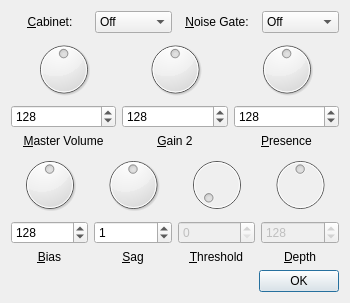
<?xml version="1.0" encoding="UTF-8"?>
<ui version="4.0">
 <class>Amp_Advanced</class>
 <widget class="QDialog" name="Amp_Advanced">
  <property name="geometry">
   <rect>
    <x>0</x>
    <y>0</y>
    <width>350</width>
    <height>303</height>
   </rect>
  </property>
  <property name="windowTitle">
   <string>Advanced Settings</string>
  </property>
  <layout class="QVBoxLayout" name="verticalLayout">
   <item>
    <layout class="QHBoxLayout" name="horizontalLayout_4">
     <item>
      <widget class="QLabel" name="label">
       <property name="text">
        <string>&amp;Cabinet:</string>
       </property>
       <property name="alignment">
        <set>Qt::AlignCenter</set>
       </property>
       <property name="buddy">
        <cstring>comboBox</cstring>
       </property>
      </widget>
     </item>
     <item>
      <widget class="QComboBox" name="comboBox">
       <property name="maxVisibleItems">
        <number>13</number>
       </property>
       <item>
        <property name="text">
         <string>Off</string>
        </property>
       </item>
       <item>
        <property name="text">
         <string>57DLX</string>
        </property>
       </item>
       <item>
        <property name="text">
         <string>BSSMN</string>
        </property>
       </item>
       <item>
        <property name="text">
         <string>65DLX</string>
        </property>
       </item>
       <item>
        <property name="text">
         <string>65PRN</string>
        </property>
       </item>
       <item>
        <property name="text">
         <string>CHAMP</string>
        </property>
       </item>
       <item>
        <property name="text">
         <string>4x12M</string>
        </property>
       </item>
       <item>
        <property name="text">
         <string>2x12C</string>
        </property>
       </item>
       <item>
        <property name="text">
         <string>4x12G</string>
        </property>
       </item>
       <item>
        <property name="text">
         <string>65TWN</string>
        </property>
       </item>
       <item>
        <property name="text">
         <string>4x12V</string>
        </property>
       </item>
       <item>
        <property name="text">
         <string>SS212</string>
        </property>
       </item>
       <item>
        <property name="text">
         <string>SS112</string>
        </property>
       </item>
      </widget>
     </item>
     <item>
      <widget class="QLabel" name="label_2">
       <property name="text">
        <string>&amp;Noise Gate:</string>
       </property>
       <property name="alignment">
        <set>Qt::AlignCenter</set>
       </property>
       <property name="buddy">
        <cstring>comboBox_2</cstring>
       </property>
      </widget>
     </item>
     <item>
      <widget class="QComboBox" name="comboBox_2">
       <item>
        <property name="text">
         <string>Off</string>
        </property>
       </item>
       <item>
        <property name="text">
         <string>Low</string>
        </property>
       </item>
       <item>
        <property name="text">
         <string>Mid</string>
        </property>
       </item>
       <item>
        <property name="text">
         <string>High</string>
        </property>
       </item>
       <item>
        <property name="text">
         <string>Super</string>
        </property>
       </item>
       <item>
        <property name="text">
         <string>Custom</string>
        </property>
       </item>
      </widget>
     </item>
    </layout>
   </item>
   <item>
    <layout class="QHBoxLayout" name="horizontalLayout">
     <item>
      <layout class="QVBoxLayout" name="verticalLayout_3">
       <item>
        <widget class="QDial" name="dial">
         <property name="maximum">
          <number>255</number>
         </property>
         <property name="value">
          <number>128</number>
         </property>
        </widget>
       </item>
       <item>
        <widget class="QSpinBox" name="spinBox">
         <property name="maximum">
          <number>255</number>
         </property>
         <property name="value">
          <number>128</number>
         </property>
        </widget>
       </item>
       <item>
        <widget class="QLabel" name="label_3">
         <property name="text">
          <string>&amp;Master Volume</string>
         </property>
         <property name="alignment">
          <set>Qt::AlignCenter</set>
         </property>
         <property name="buddy">
          <cstring>spinBox</cstring>
         </property>
        </widget>
       </item>
      </layout>
     </item>
     <item>
      <layout class="QVBoxLayout" name="verticalLayout_4">
       <item>
        <widget class="QDial" name="dial_2">
         <property name="maximum">
          <number>255</number>
         </property>
         <property name="value">
          <number>128</number>
         </property>
        </widget>
       </item>
       <item>
        <widget class="QSpinBox" name="spinBox_2">
         <property name="maximum">
          <number>255</number>
         </property>
         <property name="value">
          <number>128</number>
         </property>
        </widget>
       </item>
       <item>
        <widget class="QLabel" name="label_4">
         <property name="text">
          <string>&amp;Gain 2</string>
         </property>
         <property name="alignment">
          <set>Qt::AlignCenter</set>
         </property>
         <property name="buddy">
          <cstring>spinBox_2</cstring>
         </property>
        </widget>
       </item>
      </layout>
     </item>
     <item>
      <layout class="QVBoxLayout" name="verticalLayout_5">
       <item>
        <widget class="QDial" name="dial_3">
         <property name="maximum">
          <number>255</number>
         </property>
         <property name="value">
          <number>128</number>
         </property>
        </widget>
       </item>
       <item>
        <widget class="QSpinBox" name="spinBox_3">
         <property name="maximum">
          <number>255</number>
         </property>
         <property name="value">
          <number>128</number>
         </property>
        </widget>
       </item>
       <item>
        <widget class="QLabel" name="label_5">
         <property name="text">
          <string>&amp;Presence</string>
         </property>
         <property name="alignment">
          <set>Qt::AlignCenter</set>
         </property>
         <property name="buddy">
          <cstring>spinBox_3</cstring>
         </property>
        </widget>
       </item>
      </layout>
     </item>
    </layout>
   </item>
   <item>
    <layout class="QHBoxLayout" name="horizontalLayout_2">
     <item>
      <layout class="QVBoxLayout" name="verticalLayout_8">
       <item>
        <widget class="QDial" name="dial_6">
         <property name="maximum">
          <number>255</number>
         </property>
         <property name="value">
          <number>128</number>
         </property>
        </widget>
       </item>
       <item>
        <widget class="QSpinBox" name="spinBox_6">
         <property name="maximum">
          <number>255</number>
         </property>
         <property name="value">
          <number>128</number>
         </property>
        </widget>
       </item>
       <item>
        <widget class="QLabel" name="label_8">
         <property name="text">
          <string>&amp;Bias</string>
         </property>
         <property name="alignment">
          <set>Qt::AlignCenter</set>
         </property>
         <property name="buddy">
          <cstring>spinBox_6</cstring>
         </property>
        </widget>
       </item>
      </layout>
     </item>
     <item>
      <layout class="QVBoxLayout" name="verticalLayout_9">
       <item>
        <widget class="QDial" name="dial_7">
         <property name="maximum">
          <number>2</number>
         </property>
         <property name="value">
          <number>1</number>
         </property>
        </widget>
       </item>
       <item>
        <widget class="QSpinBox" name="spinBox_7">
         <property name="maximum">
          <number>2</number>
         </property>
         <property name="value">
          <number>1</number>
         </property>
        </widget>
       </item>
       <item>
        <widget class="QLabel" name="label_9">
         <property name="text">
          <string>&amp;Sag</string>
         </property>
         <property name="alignment">
          <set>Qt::AlignCenter</set>
         </property>
         <property name="buddy">
          <cstring>spinBox_7</cstring>
         </property>
        </widget>
       </item>
      </layout>
     </item>
     <item>
      <layout class="QVBoxLayout" name="verticalLayout_7">
       <item>
        <widget class="QDial" name="dial_5">
         <property name="enabled">
          <bool>false</bool>
         </property>
         <property name="maximum">
          <number>9</number>
         </property>
         <property name="value">
          <number>0</number>
         </property>
        </widget>
       </item>
       <item>
        <widget class="QSpinBox" name="spinBox_5">
         <property name="enabled">
          <bool>false</bool>
         </property>
         <property name="maximum">
          <number>9</number>
         </property>
         <property name="value">
          <number>0</number>
         </property>
        </widget>
       </item>
       <item>
        <widget class="QLabel" name="label_7">
         <property name="text">
          <string>&amp;Threshold</string>
         </property>
         <property name="alignment">
          <set>Qt::AlignCenter</set>
         </property>
         <property name="buddy">
          <cstring>spinBox_5</cstring>
         </property>
        </widget>
       </item>
      </layout>
     </item>
     <item>
      <layout class="QVBoxLayout" name="verticalLayout_6">
       <item>
        <widget class="QDial" name="dial_4">
         <property name="enabled">
          <bool>false</bool>
         </property>
         <property name="maximum">
          <number>255</number>
         </property>
         <property name="value">
          <number>128</number>
         </property>
        </widget>
       </item>
       <item>
        <widget class="QSpinBox" name="spinBox_4">
         <property name="enabled">
          <bool>false</bool>
         </property>
         <property name="maximum">
          <number>255</number>
         </property>
         <property name="value">
          <number>128</number>
         </property>
        </widget>
       </item>
       <item>
        <widget class="QLabel" name="label_6">
         <property name="text">
          <string>&amp;Depth</string>
         </property>
         <property name="alignment">
          <set>Qt::AlignCenter</set>
         </property>
         <property name="buddy">
          <cstring>spinBox_4</cstring>
         </property>
        </widget>
       </item>
      </layout>
     </item>
    </layout>
   </item>
   <item>
    <layout class="QHBoxLayout" name="horizontalLayout_3">
     <item>
      <spacer name="horizontalSpacer">
       <property name="orientation">
        <enum>Qt::Horizontal</enum>
       </property>
       <property name="sizeHint" stdset="0">
        <size>
         <width>40</width>
         <height>20</height>
        </size>
       </property>
      </spacer>
     </item>
     <item>
      <widget class="QPushButton" name="pushButton">
       <property name="text">
        <string>OK</string>
       </property>
       <property name="shortcut">
        <string>Return</string>
       </property>
      </widget>
     </item>
    </layout>
   </item>
  </layout>
 </widget>
 <resources/>
 <connections>
  <connection>
   <sender>pushButton</sender>
   <signal>clicked()</signal>
   <receiver>Amp_Advanced</receiver>
   <slot>accept()</slot>
   <hints>
    <hint type="sourcelabel">
     <x>488</x>
     <y>414</y>
    </hint>
    <hint type="destinationlabel">
     <x>329</x>
     <y>225</y>
    </hint>
   </hints>
  </connection>
  <connection>
   <sender>dial</sender>
   <signal>valueChanged(int)</signal>
   <receiver>spinBox</receiver>
   <slot>setValue(int)</slot>
   <hints>
    <hint type="sourcelabel">
     <x>47</x>
     <y>154</y>
    </hint>
    <hint type="destinationlabel">
     <x>46</x>
     <y>206</y>
    </hint>
   </hints>
  </connection>
  <connection>
   <sender>spinBox</sender>
   <signal>valueChanged(int)</signal>
   <receiver>dial</receiver>
   <slot>setValue(int)</slot>
   <hints>
    <hint type="sourcelabel">
     <x>72</x>
     <y>208</y>
    </hint>
    <hint type="destinationlabel">
     <x>73</x>
     <y>157</y>
    </hint>
   </hints>
  </connection>
  <connection>
   <sender>dial_2</sender>
   <signal>valueChanged(int)</signal>
   <receiver>spinBox_2</receiver>
   <slot>setValue(int)</slot>
   <hints>
    <hint type="sourcelabel">
     <x>170</x>
     <y>156</y>
    </hint>
    <hint type="destinationlabel">
     <x>170</x>
     <y>208</y>
    </hint>
   </hints>
  </connection>
  <connection>
   <sender>spinBox_2</sender>
   <signal>valueChanged(int)</signal>
   <receiver>dial_2</receiver>
   <slot>setValue(int)</slot>
   <hints>
    <hint type="sourcelabel">
     <x>141</x>
     <y>207</y>
    </hint>
    <hint type="destinationlabel">
     <x>141</x>
     <y>161</y>
    </hint>
   </hints>
  </connection>
  <connection>
   <sender>dial_3</sender>
   <signal>valueChanged(int)</signal>
   <receiver>spinBox_3</receiver>
   <slot>setValue(int)</slot>
   <hints>
    <hint type="sourcelabel">
     <x>243</x>
     <y>134</y>
    </hint>
    <hint type="destinationlabel">
     <x>246</x>
     <y>208</y>
    </hint>
   </hints>
  </connection>
  <connection>
   <sender>spinBox_3</sender>
   <signal>valueChanged(int)</signal>
   <receiver>dial_3</receiver>
   <slot>setValue(int)</slot>
   <hints>
    <hint type="sourcelabel">
     <x>268</x>
     <y>203</y>
    </hint>
    <hint type="destinationlabel">
     <x>270</x>
     <y>155</y>
    </hint>
   </hints>
  </connection>
  <connection>
   <sender>dial_4</sender>
   <signal>valueChanged(int)</signal>
   <receiver>spinBox_4</receiver>
   <slot>setValue(int)</slot>
   <hints>
    <hint type="sourcelabel">
     <x>53</x>
     <y>331</y>
    </hint>
    <hint type="destinationlabel">
     <x>55</x>
     <y>366</y>
    </hint>
   </hints>
  </connection>
  <connection>
   <sender>spinBox_4</sender>
   <signal>valueChanged(int)</signal>
   <receiver>dial_4</receiver>
   <slot>setValue(int)</slot>
   <hints>
    <hint type="sourcelabel">
     <x>66</x>
     <y>363</y>
    </hint>
    <hint type="destinationlabel">
     <x>67</x>
     <y>335</y>
    </hint>
   </hints>
  </connection>
  <connection>
   <sender>dial_5</sender>
   <signal>valueChanged(int)</signal>
   <receiver>spinBox_5</receiver>
   <slot>setValue(int)</slot>
   <hints>
    <hint type="sourcelabel">
     <x>412</x>
     <y>314</y>
    </hint>
    <hint type="destinationlabel">
     <x>410</x>
     <y>355</y>
    </hint>
   </hints>
  </connection>
  <connection>
   <sender>spinBox_5</sender>
   <signal>valueChanged(int)</signal>
   <receiver>dial_5</receiver>
   <slot>setValue(int)</slot>
   <hints>
    <hint type="sourcelabel">
     <x>425</x>
     <y>349</y>
    </hint>
    <hint type="destinationlabel">
     <x>425</x>
     <y>312</y>
    </hint>
   </hints>
  </connection>
  <connection>
   <sender>dial_6</sender>
   <signal>valueChanged(int)</signal>
   <receiver>spinBox_6</receiver>
   <slot>setValue(int)</slot>
   <hints>
    <hint type="sourcelabel">
     <x>184</x>
     <y>311</y>
    </hint>
    <hint type="destinationlabel">
     <x>186</x>
     <y>367</y>
    </hint>
   </hints>
  </connection>
  <connection>
   <sender>spinBox_6</sender>
   <signal>valueChanged(int)</signal>
   <receiver>dial_6</receiver>
   <slot>setValue(int)</slot>
   <hints>
    <hint type="sourcelabel">
     <x>211</x>
     <y>363</y>
    </hint>
    <hint type="destinationlabel">
     <x>207</x>
     <y>321</y>
    </hint>
   </hints>
  </connection>
  <connection>
   <sender>dial_7</sender>
   <signal>valueChanged(int)</signal>
   <receiver>spinBox_7</receiver>
   <slot>setValue(int)</slot>
   <hints>
    <hint type="sourcelabel">
     <x>297</x>
     <y>317</y>
    </hint>
    <hint type="destinationlabel">
     <x>297</x>
     <y>373</y>
    </hint>
   </hints>
  </connection>
  <connection>
   <sender>spinBox_7</sender>
   <signal>valueChanged(int)</signal>
   <receiver>dial_7</receiver>
   <slot>setValue(int)</slot>
   <hints>
    <hint type="sourcelabel">
     <x>322</x>
     <y>363</y>
    </hint>
    <hint type="destinationlabel">
     <x>325</x>
     <y>321</y>
    </hint>
   </hints>
  </connection>
 </connections>
</ui>
